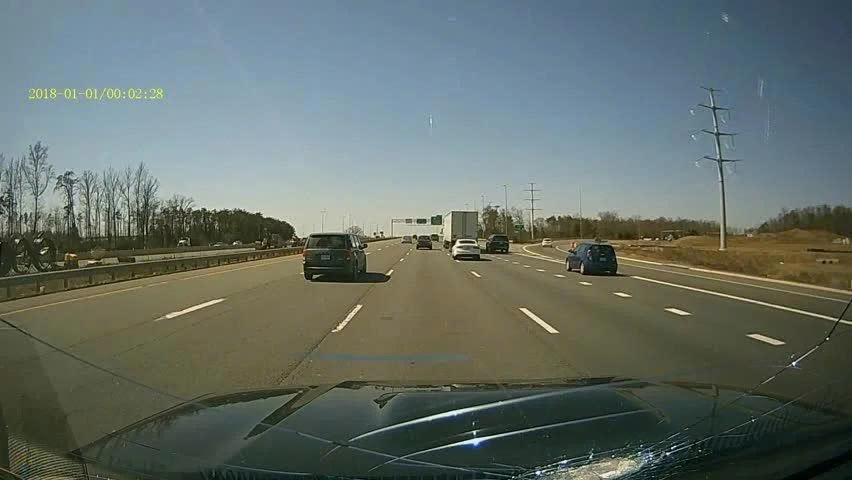
#> input picture 4656ef3a2b5ba505fc4a.jpg, 852 x 480 px, found by its file name
$ python car_vision.py
#> lines starting #> are read from the running program, lines starting #| are printed output that depends on the picture; after the words box and inside, x2 and y2 are one past the last pixel; in counts of white or black regions, pixels touching at a corner belong together
import urllib.request as request
import cv2 as cv
import numpy as np


def read_image_from_github(url):
    req = request.urlopen(url) # lấy dữ liệu về local
    arr = np.asarray(bytearray(req.read()), dtype=np.uint8) #đọc dữ liệu
    img = cv.imdecode(arr, cv.IMREAD_COLOR) #decode sang ma trận pixel
#> img is the input picture: shape (480, 852, 3); mean B, G, R 105.4, 111.3, 100.7
    return img

def add_gauss_noise(img):
    mean = 0
    sigma = 20
    noise = np.random.normal(mean, sigma, img.shape)
    img_n = np.clip(img + noise, 0, 255).astype(np.uint8)
    return img_n

def add_peper_noise(img, amount=0.02):
    noisy = img.copy()
    num_pixels = int(amount*img.size)
    #white
    cords = [np.random.randint(0, i-1, num_pixels)  for i in img.shape]
    noisy[cords[0], cords[1]] = 255
    #black
    cords = [np.random.randint(0, i-1, num_pixels)  for i in img.shape]
    noisy[cords[0], cords[1]] = 0

    return noisy


def restore_img(img_noise):
    _img = cv.GaussianBlur(img_noise, (3,3), 0)
    return _img


if __name__== "__main__":
    url ="https://raw.githubusercontent.com/QuangAlex24/computer_vision/refs/heads/main/4656ef3a2b5ba505fc4a.jpg"

    img = read_image_from_github(url)

    img_bw = cv.cvtColor(img, cv.COLOR_RGB2GRAY)
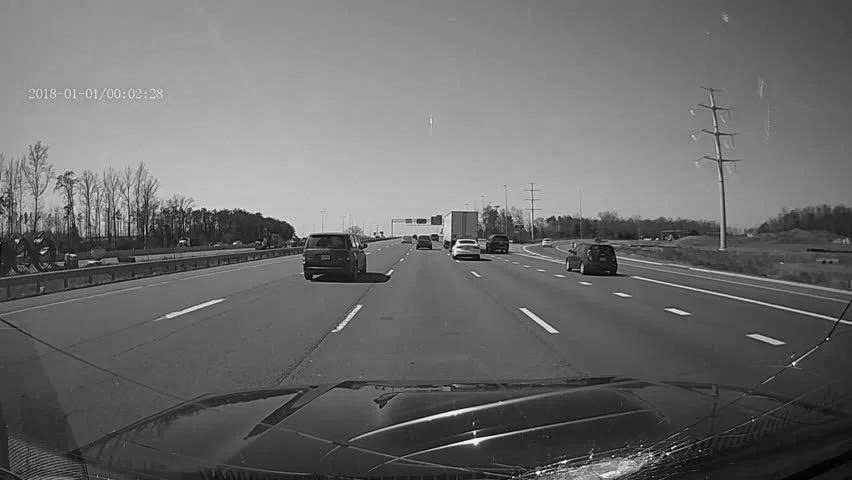
#> img_bw: shape (480, 852); min 0, max 254, mean 108.4
    ed1 = cv.Canny(img, 100,200)
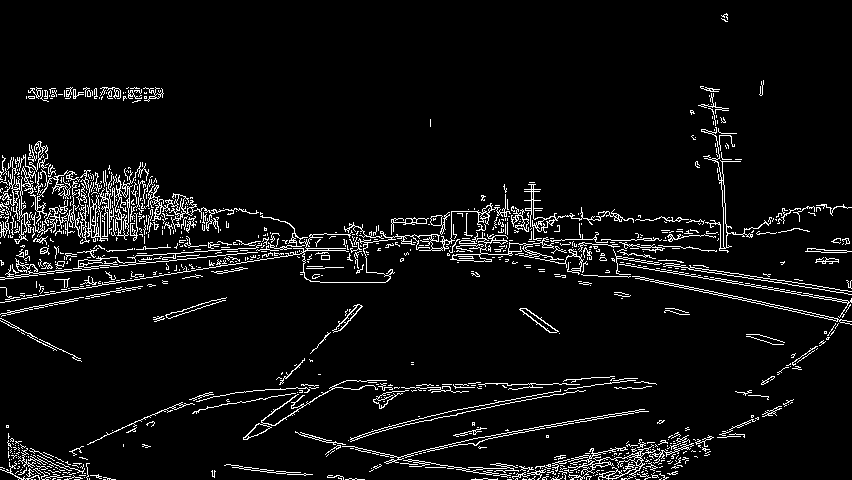
#> ed1: shape (480, 852); 5.8% white in thin lines or dots
    h, w = ed1.shape
#> h = 480; w = 852
    mask = np.zeros_like(ed1)
    poly = np.array(
         [[ (0,h),
        (w,h),
        (w//2+50, h//2),
        (w//2 - 50, h//2)
        ]], dtype=np.int32
)
    cv.fillPoly(mask, poly, 255)
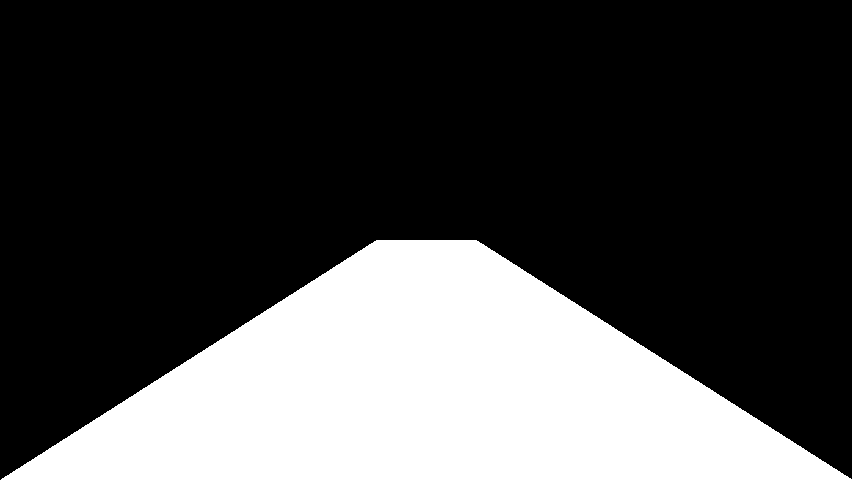
#> mask: shape (480, 852); 28% white; 1 white region, box (x1, y1, x2, y2) and area: (1, 240, 852, 480) 114376
    roi = cv.bitwise_and(ed1, mask)
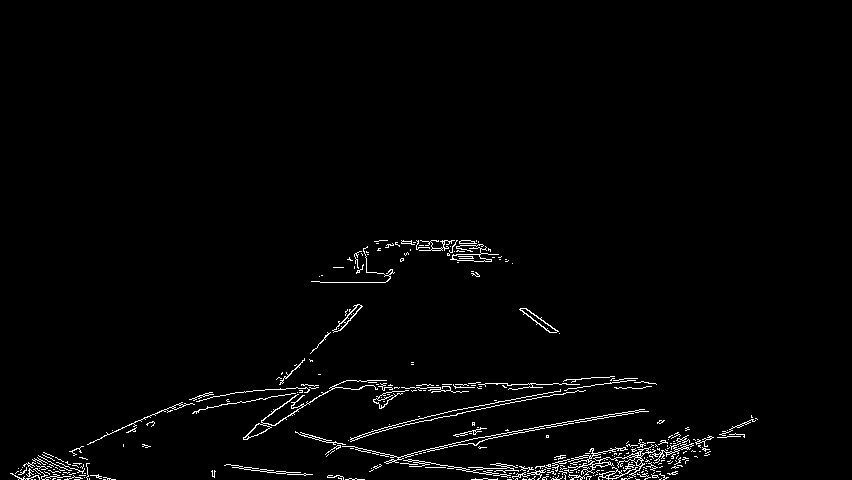
#> roi: shape (480, 852); 1.8% white in thin lines or dots, all inside (x1, y1, x2, y2) = (10, 240, 758, 480)
    img2 = np.concatenate((ed1, roi), axis=1)
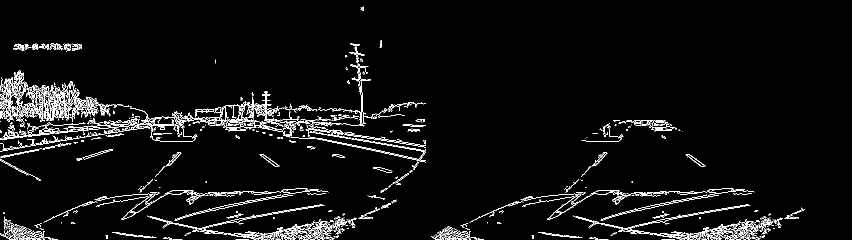
#> img2: shape (480, 1704) (shown at 1/2 size); 3.8% white in thin lines or dots
    cv.imshow("ROI", img2)
    cv.waitKey(0)
    cv.destroyAllWindows()

    lines = cv.HoughLinesP(roi,
                           rho=1.0,
                           theta=np.pi/180,
                           threshold=50,
                           minLineLength=50,
                           maxLineGap=150)
#> lines = 61 rows, first 6: [17, 477, 681, 465], [486, 474, 668, 477], [10, 473, 87, 471], [267, 472, 653, 465], [265, 389, 648, 382], [341, 479, 664, 479]
    lane_img = img.copy()
    if lines is not None:
        for line in lines:
            x1,y1, x2, y2 = line[0]
            cv.line(lane_img, (x1,y1), (x2,y2), (0, 0, 255 ),2)
#> this loop made 61 passes
#> (x1, y1, x2, y2) on passes 1 to 12: (17, 477, 681, 465), (486, 474, 668, 477), (10, 473, 87, 471), (267, 472, 653, 465), (265, 389, 648, 382), (341, 479, 664, 479), (323, 441, 619, 379), (385, 456, 642, 411), (326, 442, 627, 378), (14, 475, 685, 463), (167, 408, 614, 376), (276, 473, 640, 409)
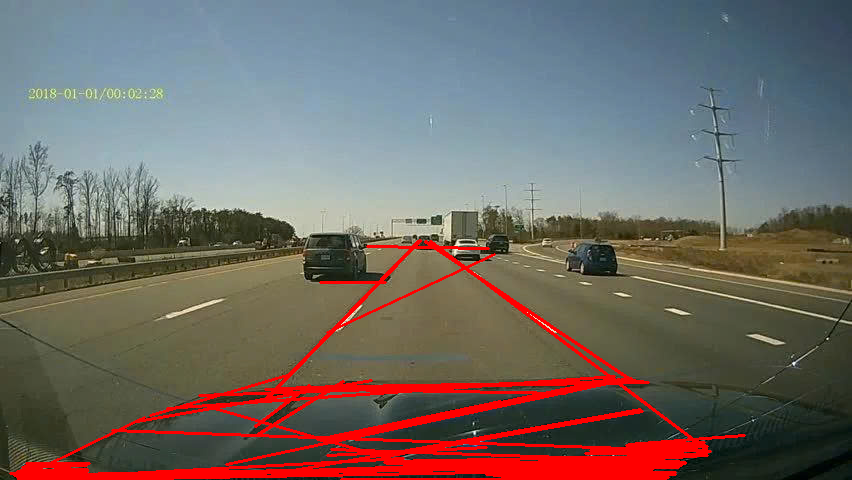
#> lane_img: shape (480, 852, 3); 6.69% of pixels changed, all inside (x1, y1, x2, y2) = (9, 239, 746, 480)
    cv.imshow("img2", lane_img)
    cv.waitKey(0)
    cv.destroyAllWindows()

$ run again, with car.jfif saved as 4656ef3a2b5ba505fc4a.jpg
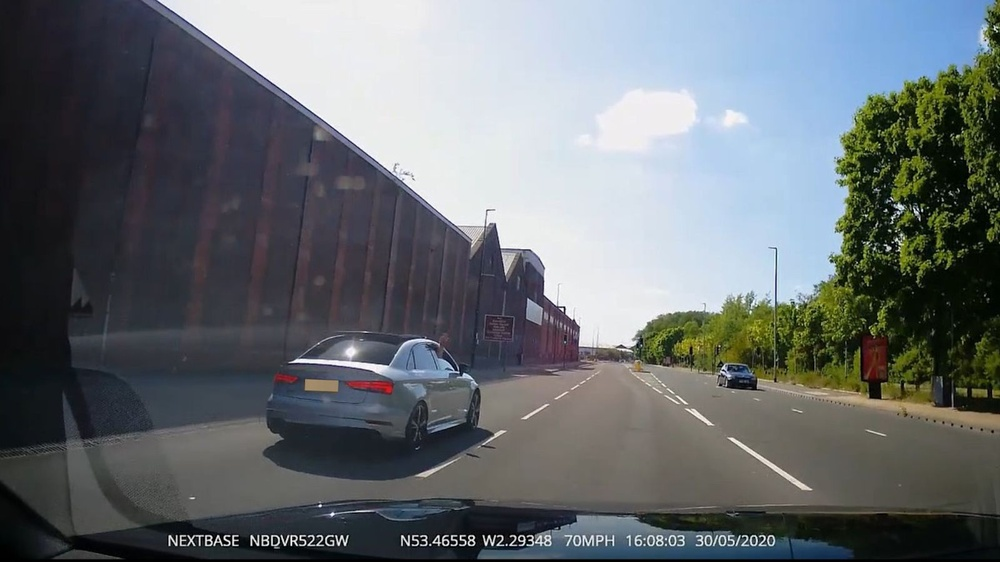
#> input picture car.jfif, 1000 x 562 px, shrunk from 1600 x 899 before the run, found by its file name
#> in read_image_from_github, img is the input picture: shape (562, 1000, 3); mean B, G, R 112.4, 109, 103.7
#> `ed1 = cv.Canny(img, 100,200)`:
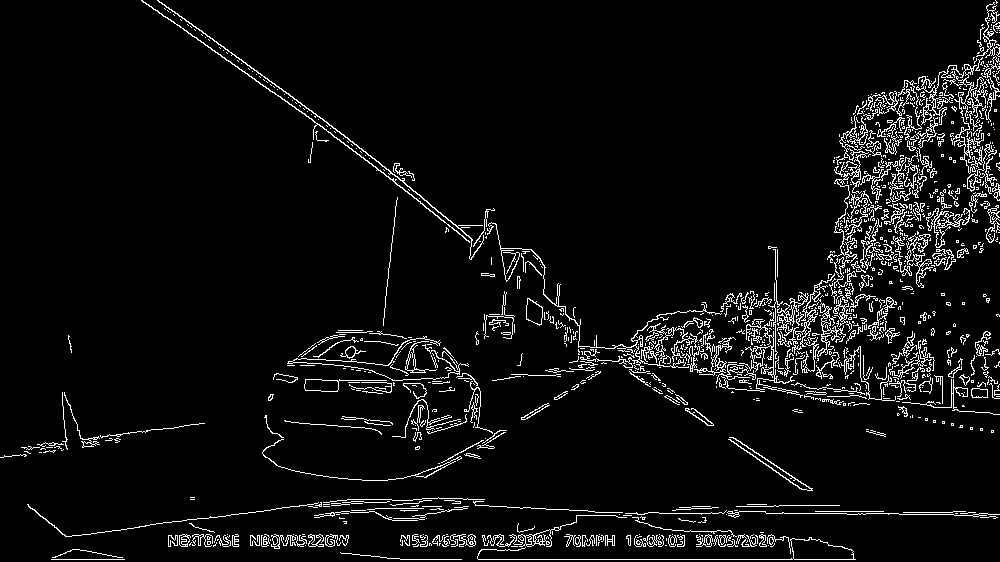
#> ed1: shape (562, 1000); 5.4% white in thin lines or dots
#> mask: shape (562, 1000); 27.5% white; 1 white region, box (x1, y1, x2, y2) and area: (1, 281, 1000, 562) 154719
#> roi: shape (562, 1000); 1.9% white in thin lines or dots, all inside (x1, y1, x2, y2) = (51, 281, 925, 560)
#> img2: shape (562, 2000); 3.7% white in thin lines or dots
#> lines = 53 rows, first 6: [51, 559, 124, 559], [168, 537, 811, 537], [64, 535, 773, 535], [168, 544, 828, 544], [65, 536, 785, 536], [625, 513, 898, 513]
#> the loop `for line in lines:` made 53 passes
#> after the loop `for line in lines:`:
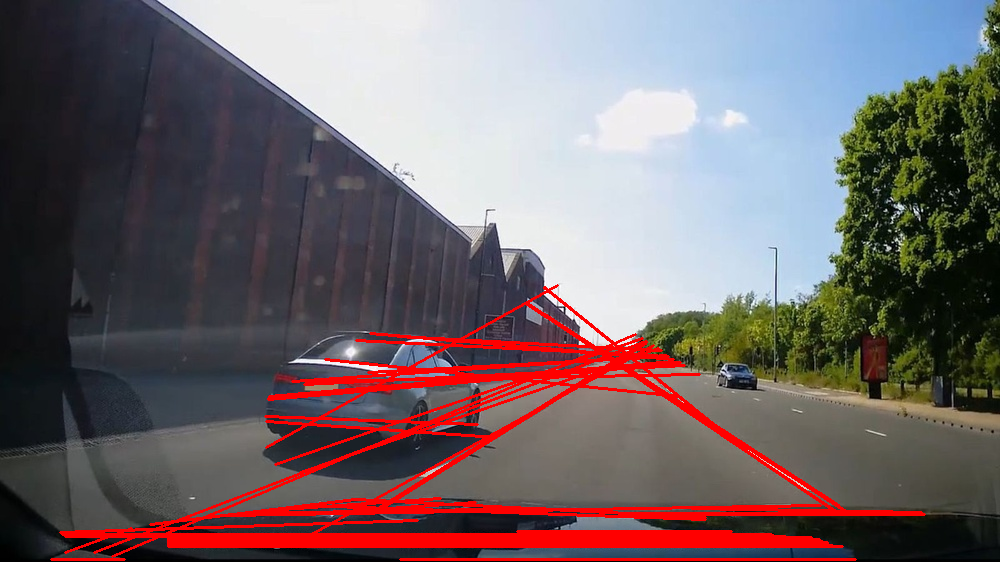
#> lane_img: shape (562, 1000, 3); 6.87% of pixels changed, all inside (x1, y1, x2, y2) = (50, 284, 926, 561)
